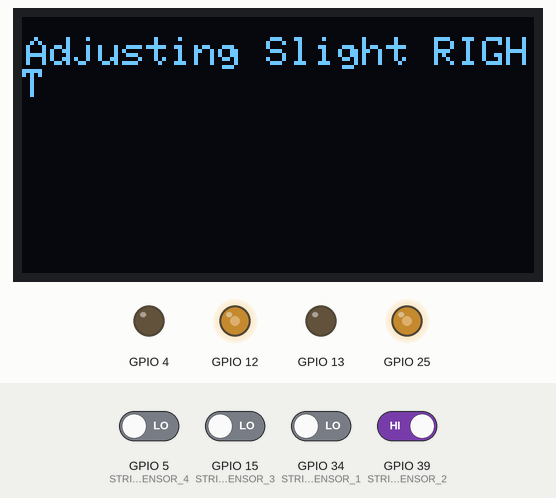
This sketch was run on a simulated ESP32. On the bench: 128×64 one-colour display, output pins drawn as LEDs (lit = HIGH). Inputs (shaded band) come from the test bench; at power-on: GPIO 39 (STRIPE_SENSOR_2) HIGH, GPIO 5 (STRIPE_SENSOR_4), GPIO 15 (STRIPE_SENSOR_3), GPIO 34 (STRIPE_SENSOR_1) LOW.

Above: at 1.2 s.
1.3 s: GPIO 15 (STRIPE_SENSOR_3) driven HIGH
At 2.1 s:
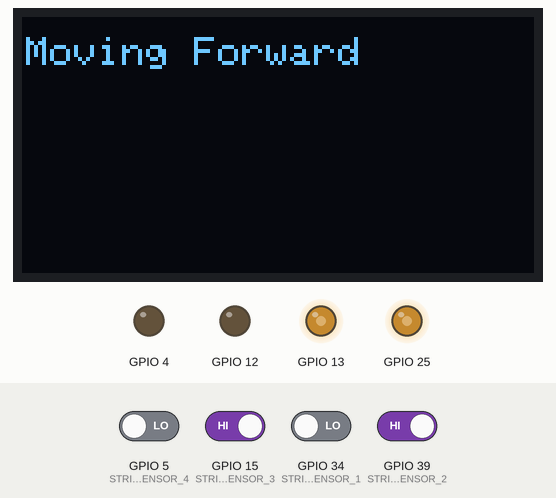
2.8 s: GPIO 39 (STRIPE_SENSOR_2) driven LOW
At 3.5 s:
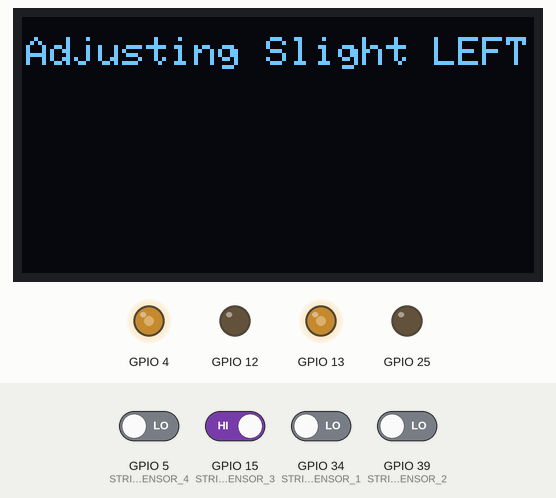
4.3 s: GPIO 15 (STRIPE_SENSOR_3) driven LOW
At 5.0 s:
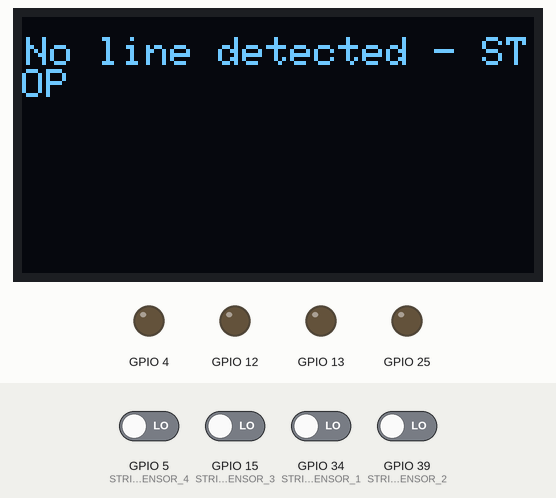
5.8 s: GPIO 39 (STRIPE_SENSOR_2) driven HIGH
At 6.4 s:
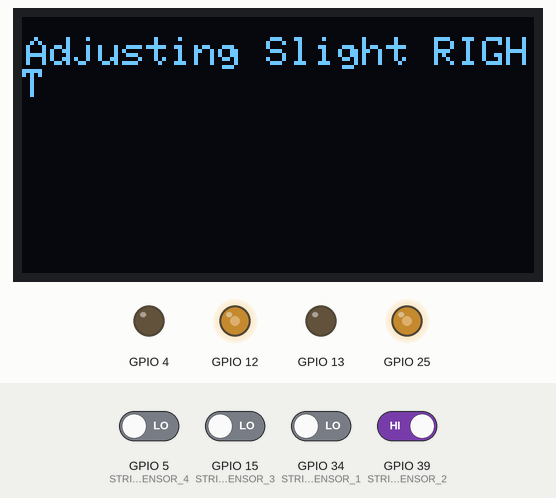
Timing chart, 0 to 8.3 s (numbered marks = the images above; inputs shaded):
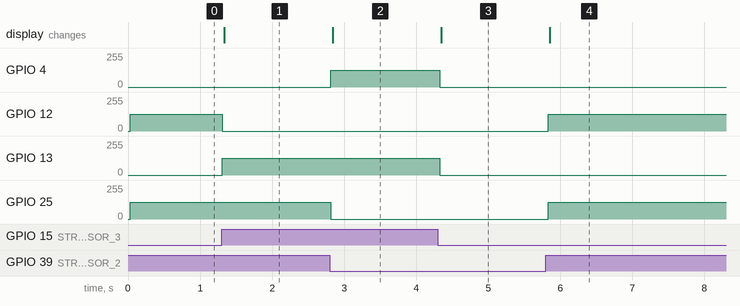

Measured:
- after the input at 1.3 s, GPIO 12: 127/255 → 0/255 at once; GPIO 13: 0/255 → 127/255 at once; the display: changes at once (image 1)
- after the input at 2.8 s, GPIO 4: 0/255 → 127/255 at once; GPIO 25: 127/255 → 0/255 at once; the display: changes at once (image 2)
- after the input at 4.3 s, GPIO 4, GPIO 13: 127/255 → 0/255 at once; the display: changes after 0.05 s (image 3)
- after the input at 5.8 s, GPIO 12, GPIO 25: 0/255 → 127/255 at once; the display: changes after 0.06 s (image 4)

The sketch:

sensorLinefollow.ino
```cpp
#include <Wire.h>
#include <Adafruit_GFX.h>
#include <Adafruit_SH110X.h>

#define i2c_Address 0x3c // OLED screen I2C address
#define SCREEN_WIDTH 128
#define SCREEN_HEIGHT 64
#define OLED_RESET -1
Adafruit_SH1106G display = Adafruit_SH1106G(SCREEN_WIDTH, SCREEN_HEIGHT, &Wire, OLED_RESET);

#define STRIPE_SENSOR_1 34
#define STRIPE_SENSOR_2 39
#define STRIPE_SENSOR_3 15
#define STRIPE_SENSOR_4 5

#define Motor_B1 12
#define Motor_F1 13
#define Motor_B2 4
#define Motor_F2 25

#define Resolution 8
#define Freq 1000

#define PWM_CHANNEL_B1 0
#define PWM_CHANNEL_F1 1
#define PWM_CHANNEL_B2 2
#define PWM_CHANNEL_F2 3

float speed = 0.5;

void setup()
{
  pinMode(STRIPE_SENSOR_1, INPUT);
  pinMode(STRIPE_SENSOR_2, INPUT);
  pinMode(STRIPE_SENSOR_3, INPUT);
  pinMode(STRIPE_SENSOR_4, INPUT);

  display.begin(i2c_Address,true);
  display.clearDisplay();
  display.setTextColor(SH110X_WHITE);
  display.setTextSize(1);

  ledcAttachChannel(Motor_B1 , Freq, Resolution, PWM_CHANNEL_B1);
  ledcAttachChannel(Motor_F1 , Freq, Resolution, PWM_CHANNEL_F1);
  ledcAttachChannel(Motor_B2 , Freq, Resolution, PWM_CHANNEL_B2);
  ledcAttachChannel(Motor_F2 , Freq, Resolution, PWM_CHANNEL_F2);
}

/*void turnsOnTheStripe()
{

}
*/

void loop()
{
    bool SENSOR1 = digitalRead(STRIPE_SENSOR_1);
    bool SENSOR2 = digitalRead(STRIPE_SENSOR_2);
    bool SENSOR3 = digitalRead(STRIPE_SENSOR_3);
    bool SENSOR4 = digitalRead(STRIPE_SENSOR_4);

    //bool sensorActive = false;

    display.clearDisplay();  // Clear buffer before printing new content
    display.setCursor(1, 5);

    if (!SENSOR2 && !SENSOR3) {
      display.println("No line detected - STOP");
      ledcWriteChannel(PWM_CHANNEL_F1, 0);
      ledcWriteChannel(PWM_CHANNEL_F2, 0);
      ledcWriteChannel(PWM_CHANNEL_B1, 0);
      ledcWriteChannel(PWM_CHANNEL_B2, 0);
    }
    else if (SENSOR2 && SENSOR3) {
      display.println("Moving Forward");
      ledcWriteChannel(PWM_CHANNEL_F1, speed*255);
      ledcWriteChannel(PWM_CHANNEL_F2, speed*255);
      ledcWriteChannel(PWM_CHANNEL_B1, 0);
      ledcWriteChannel(PWM_CHANNEL_B2, 0);
    }
    else if (SENSOR2) {
      display.println("Adjusting Slight RIGHT");
      // turn right
      ledcWriteChannel(PWM_CHANNEL_F1, 0);
      ledcWriteChannel(PWM_CHANNEL_F2, speed*255);
      ledcWriteChannel(PWM_CHANNEL_B1, speed*255);
      ledcWriteChannel(PWM_CHANNEL_B2, 0);
    }
    else if (SENSOR3) {
      display.println("Adjusting Slight LEFT");
      // turn left
      ledcWriteChannel(PWM_CHANNEL_F1, speed*255);
      ledcWriteChannel(PWM_CHANNEL_F2, 0);
      ledcWriteChannel(PWM_CHANNEL_B1, 0);
      ledcWriteChannel(PWM_CHANNEL_B2, speed*255);
    }


    /*if(SENSOR2==false)
    {
      // turn left
      ledcWriteChannel(PWM_CHANNEL_F1, speed*255);
      ledcWriteChannel(PWM_CHANNEL_F2, 0);
      ledcWriteChannel(PWM_CHANNEL_B1, 0);
      ledcWriteChannel(PWM_CHANNEL_B2, speed*255);
    }


    if(SENSOR3==false)
    {
      // turn right
      ledcWriteChannel(PWM_CHANNEL_F1, 0);
      ledcWriteChannel(PWM_CHANNEL_F2, speed*255);
      ledcWriteChannel(PWM_CHANNEL_B1, speed*255);
      ledcWriteChannel(PWM_CHANNEL_B2, 0);

    }

    if(SENSOR2)
    {
      ledcWriteChannel(PWM_CHANNEL_F1, speed*255);
      ledcWriteChannel(PWM_CHANNEL_F2, speed*255);
      ledcWriteChannel(PWM_CHANNEL_B1, 0);
      ledcWriteChannel(PWM_CHANNEL_B2, 0);

      display.println("Second sensor from the right");
      //sensorActive = true;
    }

    if(SENSOR3)
    {
      ledcWriteChannel(PWM_CHANNEL_F1, speed*255);
      ledcWriteChannel(PWM_CHANNEL_F2, speed*255);
      ledcWriteChannel(PWM_CHANNEL_B1, 0);
      ledcWriteChannel(PWM_CHANNEL_B2, 0);

      display.println("Second sensor from the left");
      //sensorActive = true;
    } */

 /*   if(SENSOR1)
    {
      display.println("First sensor from the right");
      sensorActive = true;
    }

    if(SENSOR2)
    {
      display.println("Second sensor from the right");
      sensorActive = true;
    }


    if(SENSOR4)
    {
      display.println("First sensor from the left");
      sensorActive = true;
    }


    if(SENSOR3)
    {
      display.println("Second sensor from the left");
      sensorActive = true;
    }

    else if(!sensorActive)
    {
      display.println("No line");
    }
*/

    display.display();
    delay(20);

}
```
